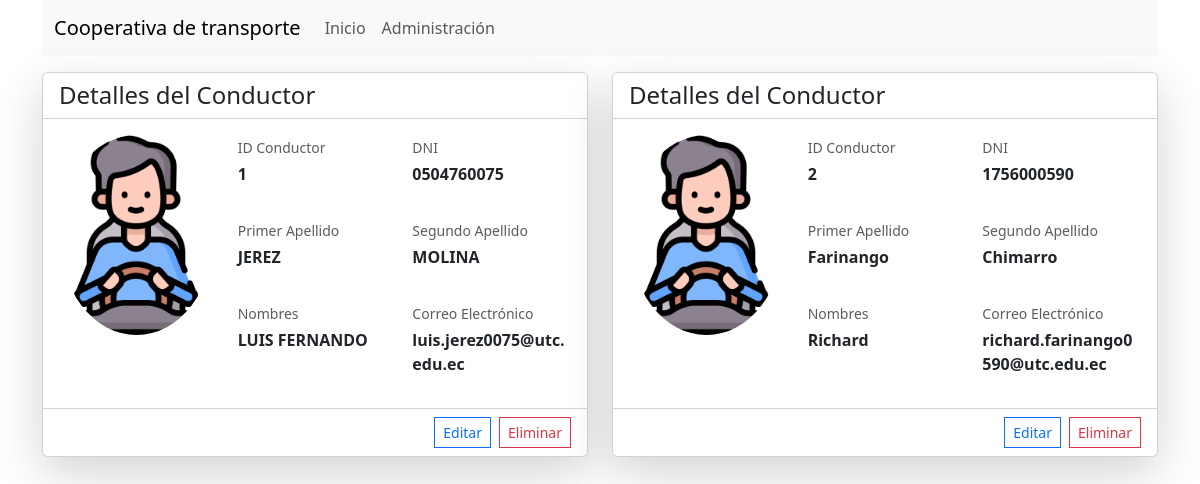
The app's page /conductores/, older data.
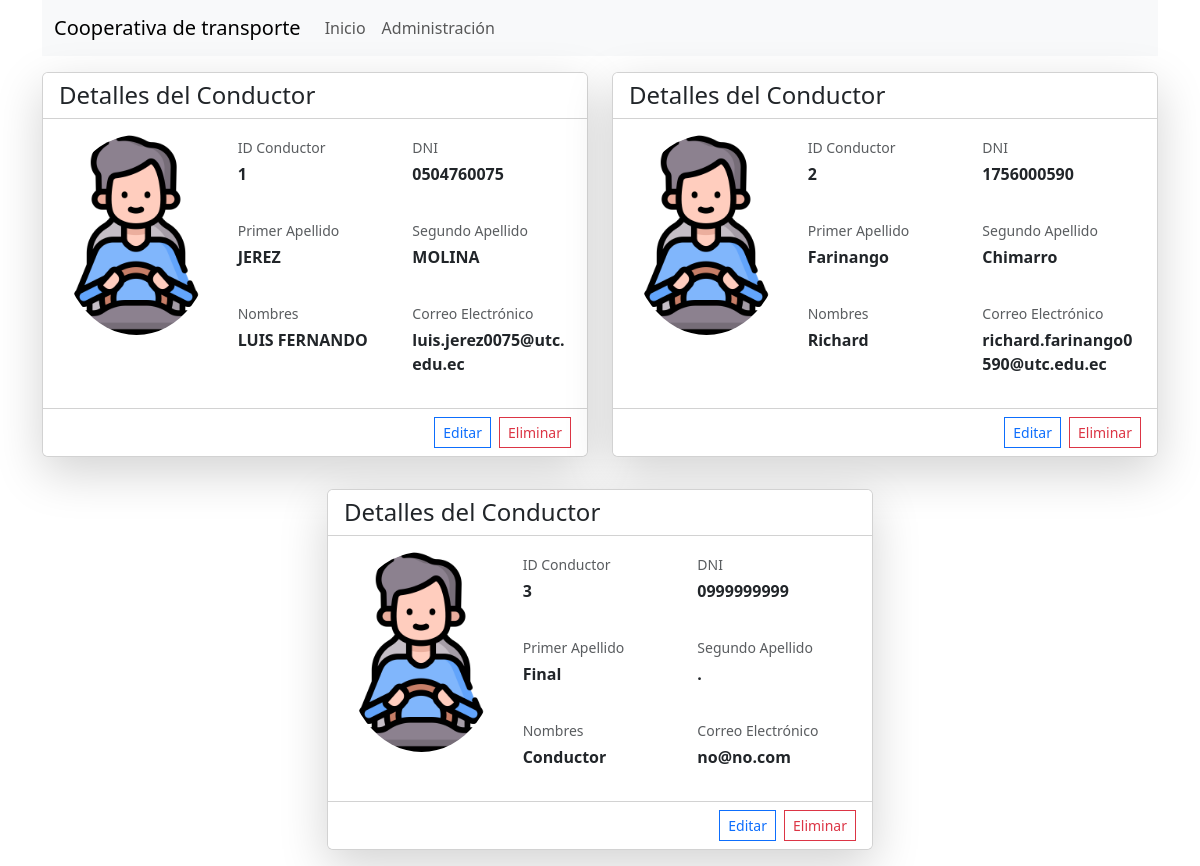
The same page, newer data.
### Apps/conductores/models.py (models this page shows, shortened)
class Conductores(models.Model):
    id = models.AutoField(primary_key=True)
    dni = models.CharField(unique=True, max_length=10)
    foto = models.ImageField(upload_to='conductores/', default='conductores/conductor_default.png')
    apellido1 = models.CharField(max_length=150)
    apellido2 = models.CharField(max_length=150)
    nombres = models.CharField(max_length=150)
    email = models.EmailField()
    celular = models.CharField(max_length=10)

### Apps/conductores/views.py (the view)
# urls.py: path('', views.inicio),
def inicio(request):
    return render(request, 'conductores.html', {'conductores': Conductores.objects.all()})

### Apps/conductores/templates/conductores.html (shortened to what this page needs)
{% extends 'base.html' %}
{% block body %}
<div class="row justify-content-center">
  {% for c in conductores %}
  <div class="col-md-6 mt-3 mb-3">
      <div class="card shadow-lg">
          <div class="card-header bg-white d-flex justify-content-between align-items-center">
              <h4 class="mb-0">Detalles del Conductor </h4>
          </div>
          <div class="card-body">
              <div class="row">
                  <div class="col-md-4 text-center mb-4">
                      {% if c.foto %}
                          <img src="{{ c.foto.url }}" alt="Foto de {{ cliente.nombres }}"
                               class="img-fluid rounded-circle mb-2" style="width: 200px; height: 200px; object-fit: cover;">
                      {% else %}
                          <div class="bg-secondary rounded-circle d-flex align-items-center justify-content-center mx-auto"
                               style="width: 200px; height: 200px;">
                              <span class="text-white display-4">{{ c.nombres|first|upper }}{{ c.apellido1|first|upper }}</span>
                          </div>
                      {% endif %}
                  </div>
                  <div class="col-md-8">
                      <div class="row g-3">
                          <div class="col-md-6">
                              <div class="detail-item">
                                  <label class="text-muted small mb-1">ID Conductor</label>
                                  <p class="mb-3 fw-bold">{{ c.id }}</p>
                              </div>
                          </div>
                          <div class="col-md-6">
                              <div class="detail-item">
                                  <label class="text-muted small mb-1">DNI</label>
                                  <p class="mb-3 fw-bold">{{ c.dni }}</p>
                              </div>
                          </div>
                          <div class="col-md-6">
                              <div class="detail-item">
                                  <label class="text-muted small mb-1">Primer Apellido</label>
                                  <p class="mb-3 fw-bold">{{ c.apellido1 }}</p>
                              </div>
                          </div>
                          <div class="col-md-6">
                              <div class="detail-item">
                                  <label class="text-muted small mb-1">Segundo Apellido</label>
                                  <p class="mb-3 fw-bold">{{ c.apellido2 }}</p>
                              </div>
                          </div>
                          <div class="col-md-6">
                              <div class="detail-item">
                                  <label class="text-muted small mb-1">Nombres</label>
                                  <p class="mb-3 fw-bold">{{ c.nombres }}</p>
                              </div>
                          </div>
                          <div class="col-md-6">
                              <div class="detail-item">
                                  <label class="text-muted small mb-1">Correo Electrónico</label>
                                  <p class="mb-3 fw-bold">{{ c.email }}</p>
                              </div>
                          </div>
                      </div>
                  </div>
              </div>
          </div>
          <div class="card-footer bg-white">
              <div class="d-flex justify-content-end">
                  <a href="/conductores/administracion/editar/{{c.id}}" class="rounded-0 btn btn-outline-primary btn-sm me-2">
                       Editar
                  </a>
                  <form action="/conductores/administracion/eliminar/{{c.id}}" method="post">
                      <button type="submit" class="rounded-0 btn btn-outline-danger btn-sm" onclick="return confirm('Segundo quieres eliminar el conductor con el DNI: {{c.dni}}')" >
                           Eliminar
                      </button>
                  </form>
              </div>
          </div>
      </div>
  </div>
  {% endfor %}
</div>
{% endblock %}

Row changes from the older to the newer data that the page shows:
added Conductores: foto (placeholder picture), id "3", dni "0999999999", apellido1 "Final", apellido2 ".", nombres "Conductor", email "no@no.com"
